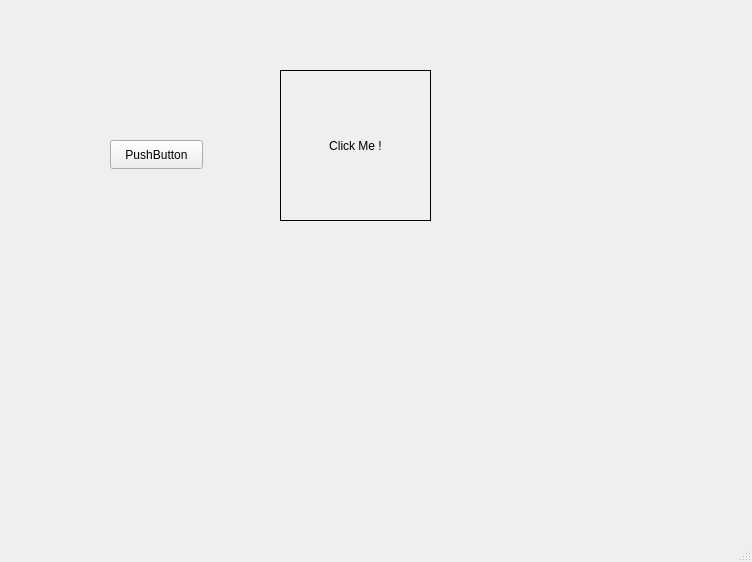
<?xml version="1.0" encoding="UTF-8"?>
<ui version="4.0">
 <class>MainWindow</class>
 <widget class="QMainWindow" name="MainWindow">
  <property name="geometry">
   <rect>
    <x>0</x>
    <y>0</y>
    <width>752</width>
    <height>562</height>
   </rect>
  </property>
  <property name="mouseTracking">
   <bool>true</bool>
  </property>
  <property name="focusPolicy">
   <enum>Qt::ClickFocus</enum>
  </property>
  <property name="windowTitle">
   <string>MainWindow</string>
  </property>
  <widget class="QWidget" name="centralwidget">
   <widget class="QLabel" name="labelButton">
    <property name="geometry">
     <rect>
      <x>280</x>
      <y>70</y>
      <width>151</width>
      <height>151</height>
     </rect>
    </property>
    <property name="mouseTracking">
     <bool>true</bool>
    </property>
    <property name="frameShape">
     <enum>QFrame::Box</enum>
    </property>
    <property name="frameShadow">
     <enum>QFrame::Plain</enum>
    </property>
    <property name="text">
     <string>Click Me !</string>
    </property>
    <property name="alignment">
     <set>Qt::AlignCenter</set>
    </property>
   </widget>
   <widget class="QPushButton" name="pushButton">
    <property name="geometry">
     <rect>
      <x>110</x>
      <y>140</y>
      <width>93</width>
      <height>29</height>
     </rect>
    </property>
    <property name="text">
     <string>PushButton</string>
    </property>
   </widget>
  </widget>
  <widget class="QMenuBar" name="menubar">
   <property name="geometry">
    <rect>
     <x>0</x>
     <y>0</y>
     <width>752</width>
     <height>26</height>
    </rect>
   </property>
  </widget>
  <widget class="QStatusBar" name="statusbar"/>
 </widget>
 <resources/>
 <connections/>
</ui>
